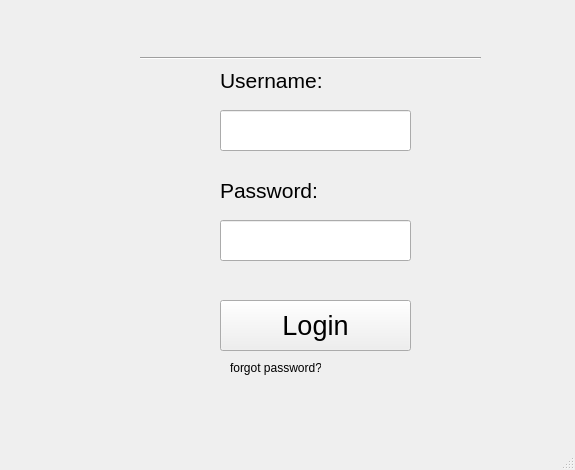
<?xml version="1.0" encoding="UTF-8"?>
<ui version="4.0">
 <class>MainWindow</class>
 <widget class="QMainWindow" name="MainWindow">
  <property name="geometry">
   <rect>
    <x>0</x>
    <y>0</y>
    <width>575</width>
    <height>470</height>
   </rect>
  </property>
  <property name="windowTitle">
   <string>MainWindow</string>
  </property>
  <widget class="QWidget" name="centralwidget">
   <widget class="QLabel" name="label">
    <property name="geometry">
     <rect>
      <x>220</x>
      <y>70</y>
      <width>131</width>
      <height>21</height>
     </rect>
    </property>
    <property name="font">
     <font>
      <pointsize>16</pointsize>
     </font>
    </property>
    <property name="text">
     <string>Username:</string>
    </property>
   </widget>
   <widget class="QLabel" name="label_2">
    <property name="geometry">
     <rect>
      <x>220</x>
      <y>180</y>
      <width>131</width>
      <height>21</height>
     </rect>
    </property>
    <property name="font">
     <font>
      <pointsize>16</pointsize>
     </font>
    </property>
    <property name="text">
     <string>Password:</string>
    </property>
   </widget>
   <widget class="QLineEdit" name="lineEdit">
    <property name="geometry">
     <rect>
      <x>220</x>
      <y>110</y>
      <width>191</width>
      <height>41</height>
     </rect>
    </property>
   </widget>
   <widget class="QLineEdit" name="lineEdit_2">
    <property name="geometry">
     <rect>
      <x>220</x>
      <y>220</y>
      <width>191</width>
      <height>41</height>
     </rect>
    </property>
   </widget>
   <widget class="QPushButton" name="pushButton">
    <property name="geometry">
     <rect>
      <x>220</x>
      <y>300</y>
      <width>191</width>
      <height>51</height>
     </rect>
    </property>
    <property name="font">
     <font>
      <pointsize>20</pointsize>
     </font>
    </property>
    <property name="text">
     <string>Login</string>
    </property>
   </widget>
   <widget class="Line" name="line_3">
    <property name="geometry">
     <rect>
      <x>140</x>
      <y>50</y>
      <width>341</width>
      <height>16</height>
     </rect>
    </property>
    <property name="orientation">
     <enum>Qt::Horizontal</enum>
    </property>
   </widget>
   <widget class="QLabel" name="label_4">
    <property name="geometry">
     <rect>
      <x>230</x>
      <y>360</y>
      <width>91</width>
      <height>16</height>
     </rect>
    </property>
    <property name="text">
     <string>forgot password?</string>
    </property>
   </widget>
  </widget>
  <widget class="QMenuBar" name="menubar">
   <property name="geometry">
    <rect>
     <x>0</x>
     <y>0</y>
     <width>575</width>
     <height>21</height>
    </rect>
   </property>
  </widget>
  <widget class="QStatusBar" name="statusbar"/>
 </widget>
 <resources/>
 <connections/>
</ui>
